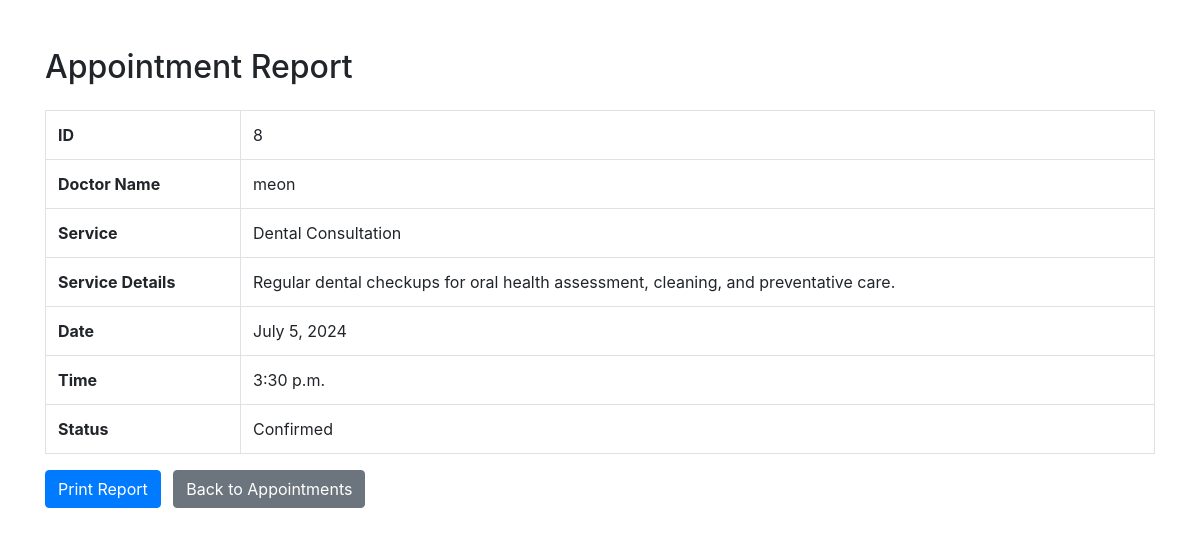
/report/8/ (signed in), run on the app's committed database.
### dentalapp/models.py (models this page shows, shortened)
class Appointment(models.Model):
    PENDING = 'Pending'
    CONFIRMED = 'Confirmed'
    CANCELLED = 'Cancelled'
    STATUS_CHOICES = [
        (PENDING, 'Pending'),
        (CONFIRMED, 'Confirmed'),
        (CANCELLED, 'Cancelled'),
    ]
    doctor = models.ForeignKey(User, on_delete=models.CASCADE)
    service = models.ForeignKey(Service, on_delete=models.CASCADE)
    date = models.DateField()
    time = models.TimeField()
    appointment_status = models.CharField(max_length=50, choices=STATUS_CHOICES, default=PENDING)
    client = models.CharField(max_length=50, null=True)

class User(AbstractUser):
    identitycardno = models.CharField(max_length=12, unique=True)
    fullname = models.CharField(max_length=255)
    phone_no = models.CharField(max_length=15)
    address = models.TextField()
    ADMIN = 0
    DOCTOR = 1
    CLIENT = 2
    ROLE_CHOICES = [
        (ADMIN, 'Admin'),
        (DOCTOR, 'Doctor'),
        (CLIENT, 'Client'),
    ]
    role = models.PositiveSmallIntegerField(choices=ROLE_CHOICES, default=CLIENT)
    groups = models.ManyToManyField(
        'auth.Group',
        related_name='custom_user_set',
        blank=True,
        help_text='The groups this user belongs to.',
        verbose_name='groups'
    )
    user_permissions = models.ManyToManyField(
        'auth.Permission',
        related_name='custom_user_set',
        blank=True,
        help_text='Specific permissions for this user.',
        verbose_name='user permissions'
    )

class Service(models.Model):
    CONSULTATION = 'Consultation'
    SURGERY = 'Surgery'
    CLEANING = 'Cleaning'
    CHECKUP = 'Checkup'
    SERVICE_TYPE_CHOICES = [
        (CONSULTATION, 'Consultation'),
        (SURGERY, 'Surgery'),
        (CLEANING, 'Cleaning'),
        (CHECKUP, 'Checkup'),
    ]
    service_id = models.AutoField(primary_key=True)
    service_name = models.CharField(max_length=255)
    service_type = models.CharField(max_length=50, choices=SERVICE_TYPE_CHOICES)
    service_detail = models.TextField()

### dentalapp/views.py (the view)
# urls.py: path('report/<int:appointment_id>/', views.appointment_detail_report, name='appointment_detail_report'),
@login_required
def appointment_detail_report(request, appointment_id):
    appointment = get_object_or_404(Appointment, id=appointment_id)
    context = {'appointment': appointment}
    return render(request, 'dashboard/appointment_report.html', context)

### templates/dashboard/appointment_report.html (shortened to what this page needs)
<!DOCTYPE html>
<html lang="en">
<head>
    <link rel="stylesheet" href="https://cdn.jsdelivr.net/npm/bootstrap@4.6.2/dist/css/bootstrap.min.css">
</head>
<body>
    <div class="container mt-5">
        <h2 class="mb-4">Appointment Report</h2>
        <table class="table table-bordered">
            <tr>
                <th>ID</th>
                <td>{{ appointment.id }}</td>
            </tr>
            <tr>
                <th>Doctor Name</th>
                <td>{{ appointment.doctor.fullname }}</td>
            </tr>
            <tr>
                <th>Service</th>
                <td>{{ appointment.service.service_name }}</td>
            </tr>
            <tr>
                <th>Service Details</th>
                <td>{{ appointment.service.service_detail }}</td>
            </tr>
            <tr>
                <th>Date</th>
                <td>{{ appointment.date }}</td>
            </tr>
            <tr>
                <th>Time</th>
                <td>{{ appointment.time }}</td>
            </tr>
            <tr>
                <th>Status</th>
                <td>{{ appointment.appointment_status }}</td>
            </tr>
        </table>
        <button onclick="printPage()" class="btn btn-primary mr-2">Print Report</button>
        <a href="{% url 'appointment_detail' %}" class="btn btn-secondary">Back to Appointments</a>
    </div>
</body>
</html>

### data on the page
Appointment: id "8", doctor.fullname "meon", service.service_name "Dental Consultation", service.service_detail "Regular dental checkups for oral health assessment, cleaning, and preventative care.", date "July 5, 2024", time "3:30 p.m.", appointment_status "Confirmed"
